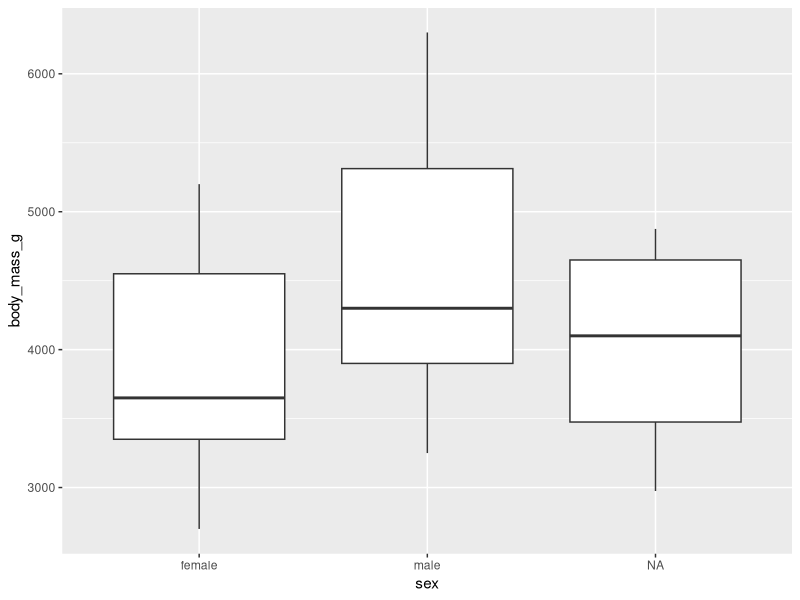
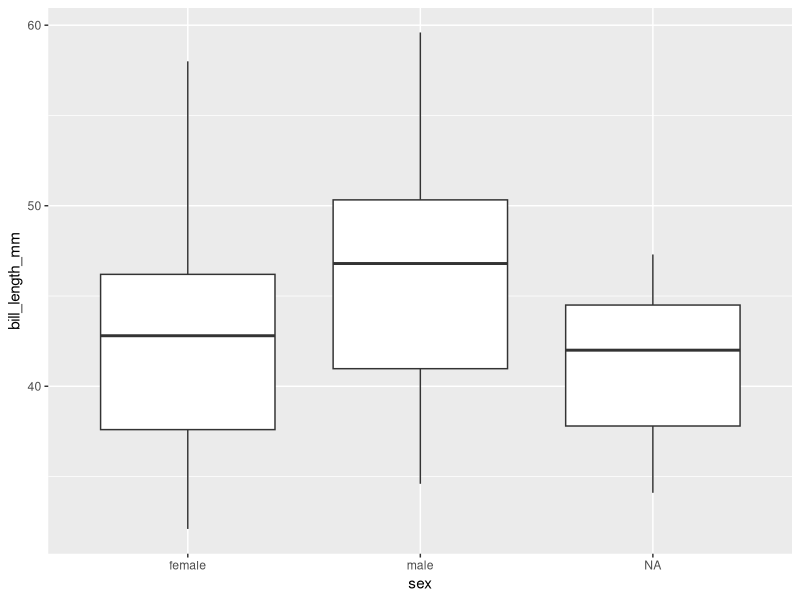

R code for these plots, in order:
## ---- chunk 1
#| label: setup
#| include: false
library(tidyverse)
library(palmerpenguins)
library(knitr)
## ---- chunk 2
#| warning: false 
#| code-fold: show
#| label: fig-box
#| fig-cap: "Boxplot of penguin body mass (in grams) by sex"
ggplot(penguins, aes(x = sex, y = body_mass_g)) + geom_boxplot()
## ---- chunk 3
#| label: tbl-sample
#| tbl-cap: "Sample sizes of penguins by sex and island"
kable(table(penguins$sex, penguins$island, useNA = "always"))
## ---- chunk 4
#| label: fig-bill
#| fig-cap: "Bill length (mm) by sex" 

ggplot(penguins, aes(x = sex, y = bill_length_mm)) + geom_boxplot()
